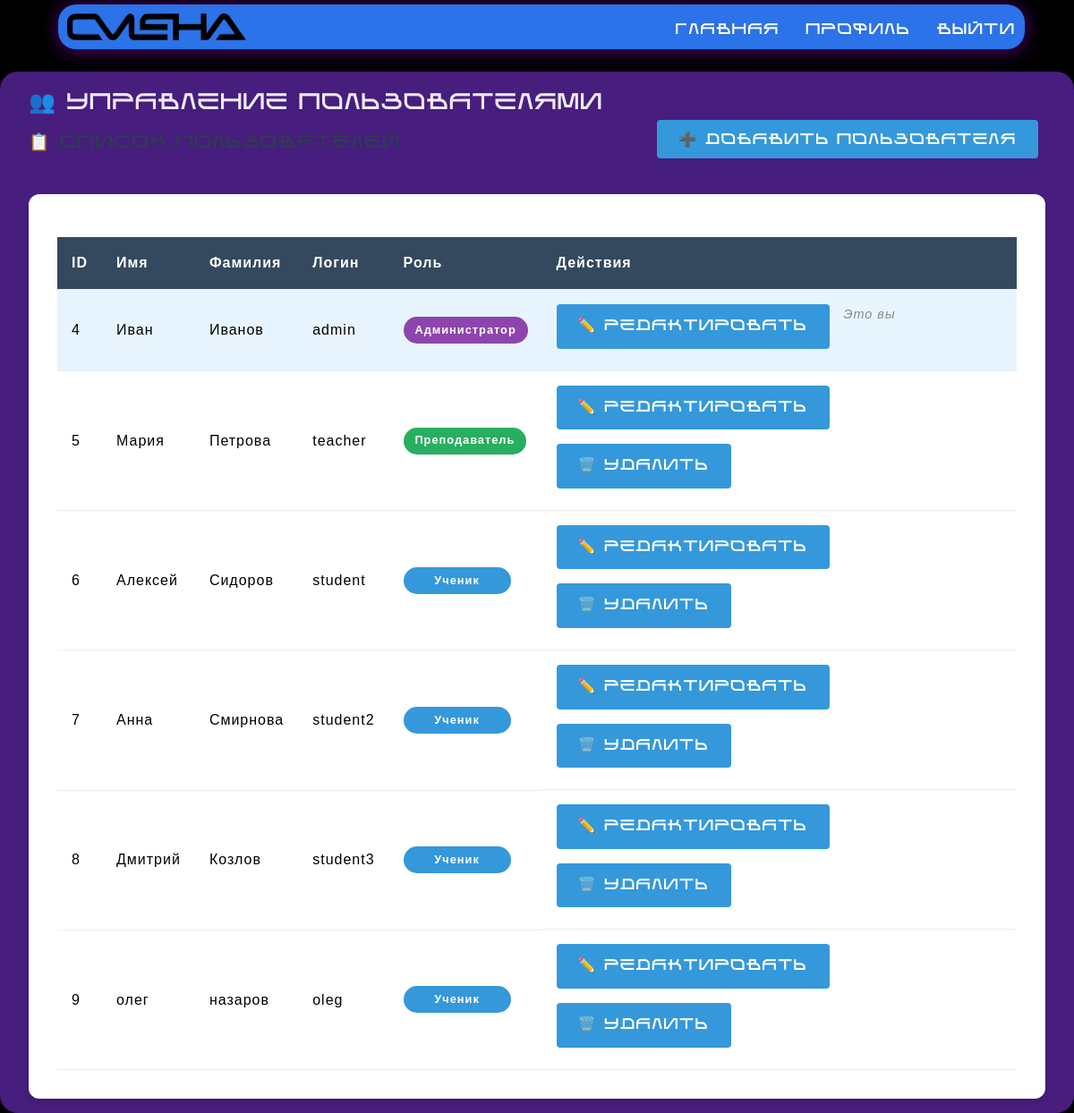
Page /КУРСАЧ2/manage_users.php (signed in) on the committed database.
### tables this page shows
CREATE TABLE `users` (
  `id_user` int(11) NOT NULL,
  `name` varchar(250) NOT NULL,
  `lastname` varchar(250) NOT NULL,
  `login` varchar(250) NOT NULL,
  `password` varchar(250) NOT NULL,
  `role_id` int(11) NOT NULL
);

CREATE TABLE `role` (
  `role_id` int(11) NOT NULL,
  `title` varchar(250) NOT NULL
);

### КУРСАЧ2/auth.php (called while the page is built, shortened)
<?php
function getUserId() {
    return $_SESSION['user_id'] ?? null;
}
?>

### КУРСАЧ2/manage_users.php (the view, shortened to what this page needs)
<?php
require_once 'auth.php';
$stmt = $pdo->prepare("
    SELECT u.*, r.title as role_title
    FROM users u
    LEFT JOIN role r ON u.role_id = r.role_id
    ORDER BY u.role_id, u.name
");
$stmt->execute();
$users = $stmt->fetchAll(PDO::FETCH_ASSOC);
require_once 'header.php';
?>
<div class="container">
    <h2>👥 Управление пользователями</h2>
    <div class="section-header">
        <h3>📋 Список пользователей</h3>
        <button type="button" class="btn btn-primary" onclick="openModal()">
            ➕ Добавить пользователя
        </button>
    </div>
    <div class="users-list-section">
        <?php if (empty($users)): ?>
            <p>Пользователи не найдены.</p>
        <?php else: ?>
            <div class="users-table-container">
                <table class="users-table">
                    <thead>
                        <tr>
                            <th>ID</th>
                            <th>Имя</th>
                            <th>Фамилия</th>
                            <th>Логин</th>
                            <th>Роль</th>
                            <th>Действия</th>
                        </tr>
                    </thead>
                    <tbody>
                        <?php foreach ($users as $user): ?>
                            <tr class="<?php echo $user['id_user'] == getUserId() ? 'current-user' : ''; ?>">
                                <td><?php echo $user['id_user']; ?></td>
                                <td><?php echo htmlspecialchars($user['name']); ?></td>
                                <td><?php echo htmlspecialchars($user['lastname']); ?></td>
                                <td><?php echo htmlspecialchars($user['login']); ?></td>
                                <td>
                                    <span class="role-badge role-<?php echo $user['role_id']; ?>">
                                        <?php echo htmlspecialchars($user['role_title']); ?>
                                    </span>
                                </td>
                                <td class="user-actions">
                                    <a href="edit_user.php?id=<?php echo $user['id_user']; ?>" class="btn btn-small">✏️ Редактировать</a>
                                    <?php if ($user['id_user'] != getUserId()): ?>
                                        <a href="manage_users.php?delete=<?php echo $user['id_user']; ?>"
                                           class="btn btn-small btn-danger"
                                           onclick="return confirm('Вы уверены, что хотите удалить пользователя <?php echo htmlspecialchars($user['name'] . ' ' . $user['lastname']); ?>?')">
                                            🗑️ Удалить
                                        </a>
                                    <?php else: ?>
                                        <span class="current-user-label">Это вы</span>
                                    <?php endif; ?>
                                </td>
                            </tr>
                        <?php endforeach; ?>
                    </tbody>
                </table>
            </div>
        <?php endif; ?>
    </div>
</div>

### КУРСАЧ2/style.css (style rules this page uses)
* { letter-spacing: 1px; box-sizing: border-box; margin: 0; padding: 0; }
body { margin-top: 80px; line-height: 1.6; background-color: #000000; }
.section-header { align-items: center; display: flex; flex-wrap: wrap; gap: 1rem; justify-content: space-between; margin-bottom: 2rem; }
.section-header h3 { color: #2c3e50; margin: 0; }
.container { margin: 0 auto; max-width: 1500px; padding: 1rem 2rem 1rem 2rem; background-color: #8939ef85; border-radius: 20px; position: relative; z-index: -2; }
.role-badge { border-radius: 20px; display: inline-block; font-size: 0.8rem; font-weight: 600; min-width: 120px; padding: 0.3rem 0.8rem; text-align: center; }
h1, h2, h3, h4, h5, h6, a, button { font-family: 'kiber', sans-serif; font-weight: 700; letter-spacing: 2px; text-transform: uppercase; }
h2 { color: #ffffffe8; }
body, p, div, span, li, strong, td, small { font-family: 'kiber-n', sans-serif; }
.btn { background: #3498db; border: none; border-radius: 4px; color: white; cursor: pointer; display: inline-block; font-size: 1rem; margin-bottom: 0.5rem; margin-right: 0.5rem; padding: 0.75rem 1.5rem; text-decoration: none; transition: background 0.3s; }
.btn-primary { background: #3498db; }
.users-list-section { background: white; border-radius: 12px; box-shadow: 0 4px 6px rgba(0, 0, 0, 0.1); padding: 2rem; }
.users-table { border-collapse: collapse; margin-top: 1rem; width: 100%; }
.users-table th { background: #34495e; color: white; font-weight: 600; }
.users-table th, .users-table td { border-bottom: 1px solid #e9ecef; padding: 1rem; text-align: left; }
.users-table .current-user { background: #e8f4fd; }
.users-table-container { overflow-x: auto; }
.user-actions { display: flex; flex-wrap: wrap; gap: 0.5rem; }
.current-user-label { color: #7f8c8d; font-size: 0.9rem; font-style: italic; }
.role-1 { background: #8e44ad; color: white; }
.role-2 { background: #27ae60; color: white; }
.role-3 { background: #3498db; color: white; }

### rows in the picture
users: id_user "4", name "Иван", lastname "Иванов", login "admin", role.title "Администратор", shows "Это вы"
users: id_user "5", name "Мария", lastname "Петрова", login "teacher", role.title "Преподаватель"
users: id_user "6", name "Алексей", lastname "Сидоров", login "student", role.title "Ученик"
users: id_user "7", name "Анна", lastname "Смирнова", login "student2", role.title "Ученик"
users: id_user "8", name "Дмитрий", lastname "Козлов", login "student3", role.title "Ученик"
users: id_user "9", name "олег", lastname "назаров", login "oleg", role.title "Ученик"
